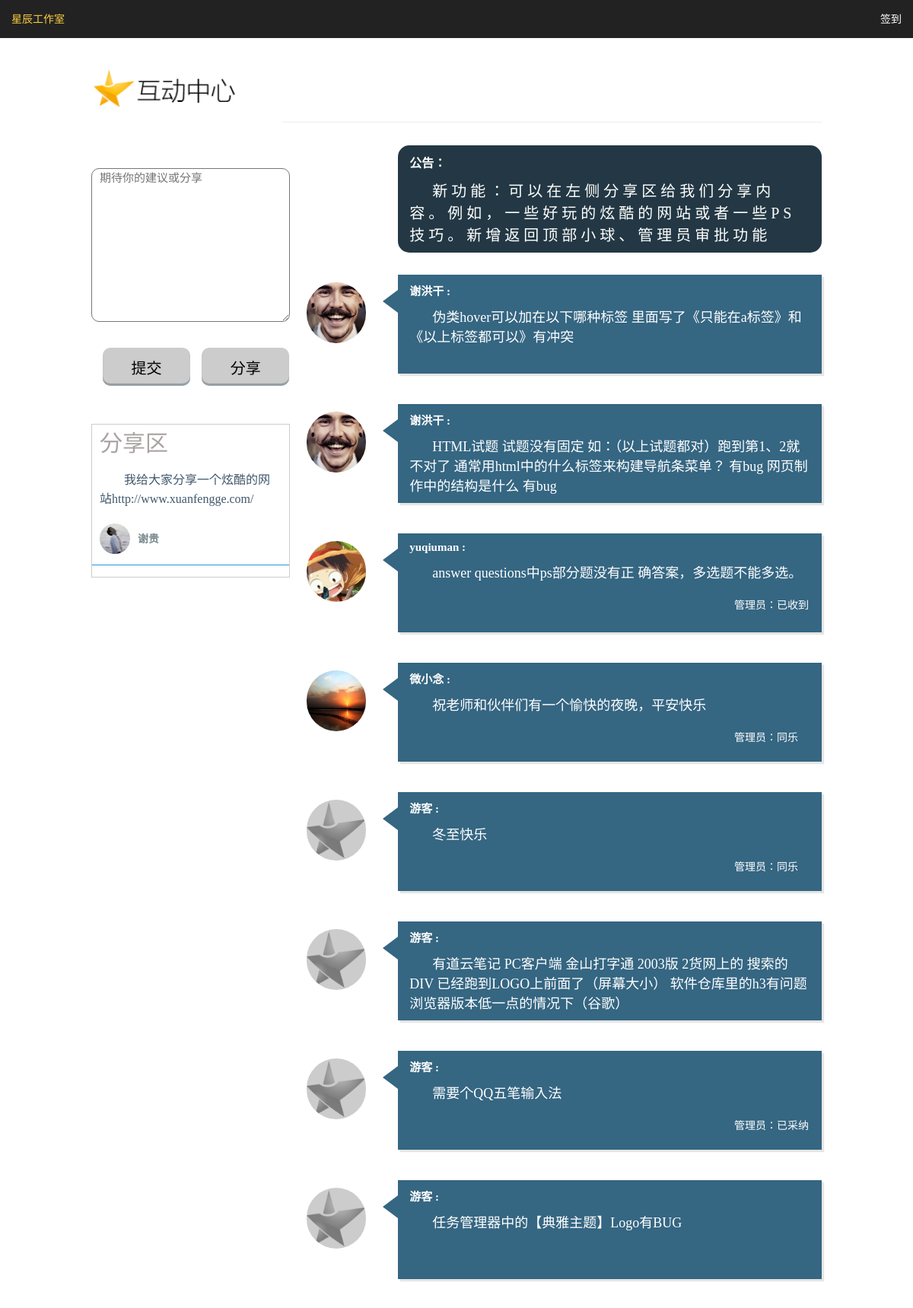
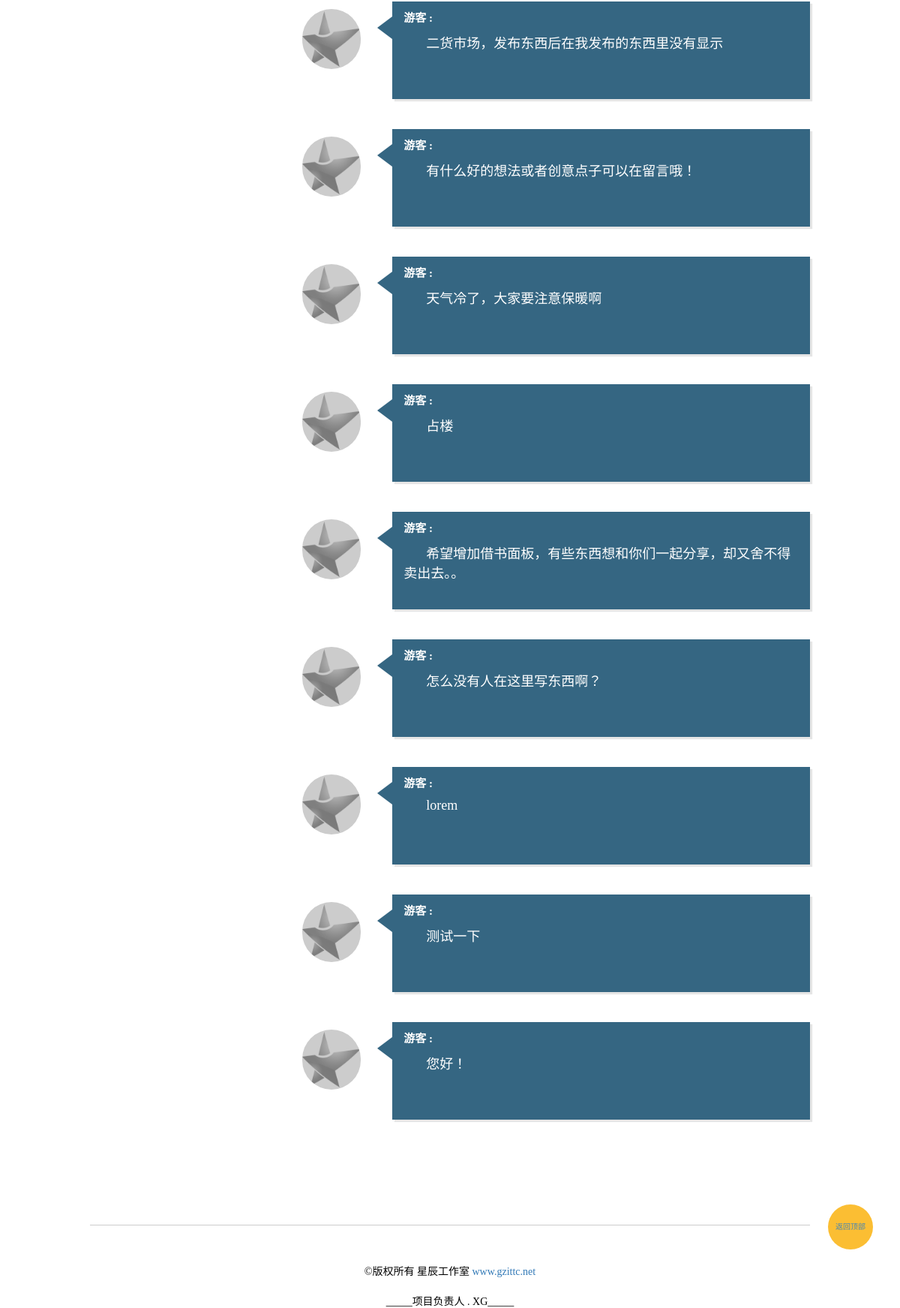
/bbs/index.php, run on the app's committed database (2 pictures, top to bottom).
### tables this page shows
CREATE TABLE IF NOT EXISTS `messages` (
  `id` int(111) NOT NULL AUTO_INCREMENT,
  `uid` int(11) NOT NULL,
  `content` text NOT NULL,
  `time` time NOT NULL,
  `share` int(11) NOT NULL,
  `reply` varchar(255) NOT NULL,
  PRIMARY KEY (`id`)
);

CREATE TABLE IF NOT EXISTS `users` (
  `id` int(11) NOT NULL AUTO_INCREMENT,
  `username` varchar(50) NOT NULL,
  `password` varchar(50) NOT NULL,
  `role` varchar(10) NOT NULL,
  `star` int(11) NOT NULL,
  `face_url` varchar(200) NOT NULL COMMENT '头像路径',
  PRIMARY KEY (`id`)
);

### classes.class.php (called while the page is built, shortened)
<?php
class user{
	function getUsers(){
		$sql = "SELECT * FROM users";
		$r = mysql_query($sql);
		$users = array();
		while($row = mysql_fetch_assoc($r)){
			$users[$row["id"]] =$row;
		}
		return $users;
	}
}

### bbs/index.php (the view, shortened to what this page needs)
<!DOCTYPE html>
<html>
<head>
	<link rel="stylesheet" href="style1.css">
</head>
<body>
<?php include("../top.php"); ?>
<?php
		$user = new user();
		$users = $user->getUsers();
		$sql= "SELECT * FROM messages order by id desc";
		$result=mysql_query($sql);
		$message=array();
		while ($row = mysql_fetch_array($result)) {
		$message[] =$row;
		}
?>
			<div class="header_logo" id="top">
				<h1>
					<a href="index.php">
						<img id="logo" src="img/logo.png">
					</a>
				</h1>
			</div>
			<div id="form">
				<div class="form_l">
					<form method="post" id="only_form">
						<textarea  name="content" wrap="physical"
						placeholder="期待你的建议或分享" required></textarea>
						<br>
						<input class="input" type="submit" name="sub1" value="提交">
						<input class="input" type="submit" name="sub2" value="分享">
					</form>
					<div class="form_l_c">
						<span>分享区</span>
						<ul>
							<?php foreach ($message as $j) {
								if($j['share'] =="2"){
							?>
								<li class="li_share">
									<div class="share_c">
										<p><?php echo $j['content'] ?></p>
									</div>
									<div class="share_h">
											<?php
												if($j['uid'] != "0"){
													echo "<img src='../users/" . $users[$j['uid']]['face_url'] . "'>";}
												else{
													echo "<img src='../users/img/favicon.png'>";}
											?>
										<strong>
											<?php
												if($j['uid'] != "0"){
													echo $users[$j['uid']]['username'];}
												else{
													echo '游客的分享';}
											?>
										</strong>
									</div>
								</li>
							<?php } }?>
						</ul>
					</div>
				</div>
				<div class="form_r">
					<div id="title">
						<div class="title_c">
							<strong>公告：</strong>
							<p>新功能：可以在左侧分享区给我们分享内容。例如，一些好玩的炫酷的网站或者一些PS技巧。新增返回顶部小球、管理员审批功能</p>
						</div>
					</div>
					<ul>
								<?php foreach ($message as $k) {
									if($k["share"] =="1"){
								?>
						<li class="li_one">
							<div class="portrait" >
								<?php
									if($k['uid'] != "0"){
										echo "<img src='../users/".$users[$k['uid']]['face_url']."'>";
								}
									else{
										echo "<img src='../users/img/favicon.png'>";
								}
								?>
							</div>
								<span id="span_1"></span>
							<div class="words_h">
								<strong>
									<?php
										if($k['uid'] != "0"){
											echo $users[$k['uid']]['username'];
									}
										else{
											echo '游客';
									}
									?> :
								</strong>
							</div>
							<div class="words_c">
								<?php echo $k['content'] ?>
							</div>
								<div class="reply">
									<p>
										<?php
											if($k['reply'] !=""){
												echo '管理员：'.$k['reply'] ;
										}
											else{
												echo '';
											}
										?>
									</p>
								</div>
							</li>
						<?php }} ?>
					</ul>
					<div class="return">
						<a href="#top">返回顶部</a>
					</div>
				</div>
			</div>
	<div class="footer">
		<p>©版权所有 星辰工作室 <a href="http://www.gzittc.net">www.gzittc.net</a> </p>
		<span>_____项目负责人 . XG_____</span>
	</div>
</body>
</html>

### top.php (shortened to what this page needs)
<?php
include_once("classes.class.php");
$uri = $_SERVER['REQUEST_URI'];
$uri = explode('/', $uri);
array_pop($uri);
array_pop($uri);
$uri = implode('/', $uri);
$baseurl = "http://".$_SERVER['HTTP_HOST'].$uri;
 ?>
<nav class="navbar_cus">
    <div class="navleft_cus">
        <ul class=" clearfix">
        	<li><a href="http://www.gzittc.net" style=" color: #ffcf41;" data-file-name="星辰工作室">星辰工作室</a></li>
        </ul>
    </div>
    <div id="navbar_cus" class="navright_cus">
        <ul class=" clearfix">
            <?php if(isset($_SESSION['user'])){ ?>
            	<li><a href="<?php echo $baseurl ?>/users/personal.php?userid=<?php echo $_SESSION['id'] ?>" data-file-name="<?php echo $_SESSION['user']; ?>"><?php echo $_SESSION['user']; ?></a></li>
            	<li><a href="<?php echo $baseurl ?>/users/logout.php"data-file-name="签退">签退</a></li>
            <?php }else{ ?>
	            <li><a href="<?php echo $baseurl ?>/users/login.php"data-file-name="签到">签到</a></li>
            <?php } ?>
        </ul>
    </div>
</nav>

### bbs/style1.css (style rules this page uses)
* { margin: 0px; padding: 0px; }
ul,li { list-style: none; }
a { text-decoration: none; }
body { font-family: '微软雅黑'; font-size: 14px; }
.header_logo { width: 80%; height: 110px; margin: 0px 10%; position: relative; border-bottom:1px solid #eee; margin-bottom: 30px; }
#logo { width: 250px; margin-top: 20px; }
#form { margin: 10px auto; width: 80%; margin-bottom: 30px; }
.form_l { float: left; width: 30%; margin: 30px 0px 0px 0px; }
.form_l_c { border: 1px solid #ccc; width: 90%; min-height: 200px; margin-top: 100px; }
.form_l_c span { font-size: 30px; margin-left: 10px; width: 100%; height: 50px; display: block; color: #ABA3A3; }
.li_share { min-height: 60px; margin-bottom: 0px; padding: 10px 10px; border-bottom: 1px solid rgb(41, 151, 214); position: relative; }
.share_c p { font-size: 16px; text-indent: 2em; line-height: 25px; margin-bottom: 20px; color: #40576B; }
.share_h strong { position: absolute; bottom: 25px; color: #7A8B90; }
.share_h img { width: 40px; height: 40px; border-radius: 50%; margin-right: 10px; }
.form_l textarea { outline: none; text-indent: 10px; font-size: 15px; border-radius: 10px; width: 90%; height: 200px; margin-bottom: 30px; }
.input { width: 40%; height: 50px; border-radius: 10px; background: #ccc; font-size: 20px; outline: none; border: none; box-shadow: 0px -3px 1px #959FA5 inset; margin-left: 15px; float: left; }
.form_r { float: right; width: 58%; position: relative; }
#title { height: 170px; }
.title_c { min-height: 110px; color: #fff; padding: 10px 15px; background: rgb(35, 56, 68); margin-bottom: 40px; border-radius:15px; }
.form_r ul { width: 100%; }
.title_c strong { font-size: 16px; }
.title_c p { text-indent: 30px; font-size: 20px; margin-top: 10px; letter-spacing: 5px; }
.li_one { min-height: 110px; color: #fff; padding: 10px 15px; background: rgb(53, 102, 130); margin-bottom: 40px; box-shadow: 3px 3px 1px rgba(0,0,0,0.1); }
.portrait { float: left; position: absolute; left: -120px; }
.portrait img { width: 78px; height: 80px; border-radius: 100px; display: block; overflow: hidden; background-repeat: no-repeat; -webkit-background-size: 100%; background-size: 100%; }
#span_1 { width: 0px; height: 0px; display: block; border: 15px solid; border-color: transparent #E2F4F9 transparent transparent; border-right: 20px solid rgb(53, 102, 130); position: absolute; left: -35px; margin-top: 10px; }
.words_h strong { font-size: 15px; }
.words_c { text-indent: 30px; font-size: 18px; margin-top: 10px; }
.reply { float: right; position: relative; }
.reply p { width: 100px; position: absolute; top: 20px; right: 0px; }
.return { width: 60px; height: 60px; background: #FBBE33; position: fixed; top: 96%; right:3%; text-align: center; line-height: 60px; font-size: 10px; border-radius: 50%; transition:width 0.5s, height 0.5s; animation:myddd 1.6s ; }
.return a { color: #4986B3; height: 60px; display: block; }
.footer { text-align: center; clear: both; position: relative; height: 50px; width: 80%; margin: 0px auto; top: 100px; border-top: 1px solid #ccc; }
.footer p { margin-top: 50px; margin-bottom: 20px; }
.footer a { color: #337ab7; }

### top.php (style rules this page uses)
* { margin: 0; padding: 0; list-style: none; text-decoration: none; color: inherit; }
.navbar_cus { height: 50px; line-height: 50px; background: #222222; font-family:'黑体', arial; }
.navleft_cus { float: left; }
.navright_cus { float: right; }
.navbar_cus li { float: left;height: 50px;overflow: hidden; }
.navbar_cus li::before { color: #000; }
.navbar_cus li a::after { content:attr(data-file-name);display: block;color: #ffcf41; }
.navbar_cus a { padding: 0 15px; display: block; color: #fff; font-size: 14px;transition:transform 0.3s; }
.clearfix:after,.clearfix:before { content: ''; display: block; clear: both; }

### data on the page
messages: content "我给大家分享一个炫酷的网站http://www.xuanfengge.com/", uid.face_url (picture), uid.username "谢贵"
messages: uid.face_url (picture), uid.username "谢洪干", content "伪类hover可以加在以下哪种标签 里面写了《只能在a标签》和《以上标签都可以》有冲突"
messages: uid.face_url (picture), uid.username "谢洪干", content "HTML试题 试题没有固定 如：（以上试题都对）跑到第1、2就不对了 通常用html中的什么标签来构建导航条菜单？ 有bug 网页制作中的结构是什么 有bug"
messages: uid.face_url (picture), uid.username "yuqiuman", content "answer questions中ps部分题没有正 确答案，多选题不能多选。", reply "已收到"
messages: uid.face_url (picture), uid.username "微小念", content "祝老师和伙伴们有一个愉快的夜晚，平安快乐", reply "同乐"
messages: share 1 (drawn), shows "游客", content "冬至快乐", reply "同乐"
messages: share 1 (drawn), shows "游客", content "有道云笔记 PC客户端 金山打字通 2003版 2货网上的 搜索的DIV 已经跑到LOGO上前面了（屏幕大小） 软件仓库里的h3有问题 浏览器版本低一点的情况下（谷歌）"
messages: share 1 (drawn), shows "游客", content "需要个QQ五笔输入法", reply "已采纳"
messages: share 1 (drawn), shows "游客", content "任务管理器中的【典雅主题】Logo有BUG"
messages: share 1 (drawn), shows "游客", content "二货市场，发布东西后在我发布的东西里没有显示"
messages: share 1 (drawn), shows "游客", content "有什么好的想法或者创意点子可以在留言哦！"
messages: share 1 (drawn), shows "游客", content "天气冷了，大家要注意保暖啊"
messages: share 1 (drawn), shows "游客", content "占楼"
messages: share 1 (drawn), shows "游客", content "希望增加借书面板，有些东西想和你们一起分享，却又舍不得卖出去。。"
messages: share 1 (drawn), shows "游客", content "怎么没有人在这里写东西啊？"
messages: share 1 (drawn), shows "游客", content "lorem"
messages: share 1 (drawn), shows "游客", content "测试一下"
messages: share 1 (drawn), shows "游客", content "您好！"
